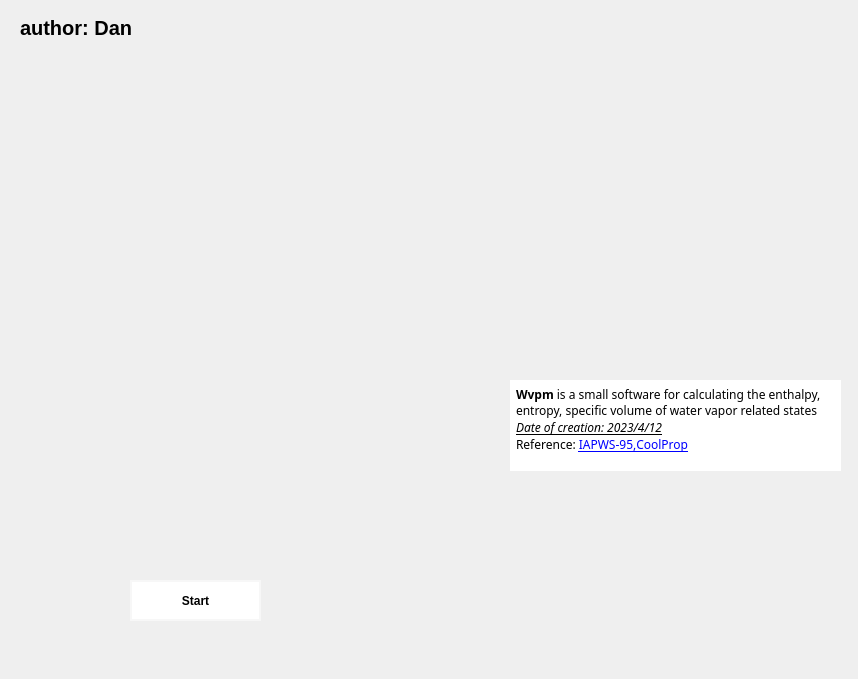
<?xml version="1.0" encoding="UTF-8"?>
<ui version="4.0">
 <class>Form</class>
 <widget class="QWidget" name="Form">
  <property name="geometry">
   <rect>
    <x>0</x>
    <y>0</y>
    <width>858</width>
    <height>679</height>
   </rect>
  </property>
  <property name="windowTitle">
   <string>Form</string>
  </property>
  <widget class="QLabel" name="label">
   <property name="geometry">
    <rect>
     <x>0</x>
     <y>0</y>
     <width>861</width>
     <height>681</height>
    </rect>
   </property>
   <property name="text">
    <string/>
   </property>
   <property name="pixmap">
    <pixmap resource="image.qrc">:/stream/image/steam.jpg</pixmap>
   </property>
   <property name="scaledContents">
    <bool>true</bool>
   </property>
   <property name="wordWrap">
    <bool>false</bool>
   </property>
  </widget>
  <widget class="QLabel" name="label_2">
   <property name="geometry">
    <rect>
     <x>20</x>
     <y>20</y>
     <width>121</width>
     <height>16</height>
    </rect>
   </property>
   <property name="font">
    <font>
     <pointsize>15</pointsize>
     <weight>75</weight>
     <bold>true</bold>
    </font>
   </property>
   <property name="text">
    <string>author: Dan</string>
   </property>
   <property name="scaledContents">
    <bool>true</bool>
   </property>
  </widget>
  <widget class="QPushButton" name="pushButton">
   <property name="geometry">
    <rect>
     <x>130</x>
     <y>580</y>
     <width>131</width>
     <height>41</height>
    </rect>
   </property>
   <property name="font">
    <font>
     <weight>75</weight>
     <bold>true</bold>
    </font>
   </property>
   <property name="acceptDrops">
    <bool>false</bool>
   </property>
   <property name="autoFillBackground">
    <bool>false</bool>
   </property>
   <property name="styleSheet">
    <string notr="true">QPushButton
{
	background: rgb(255, 255, 255);
	border: 2px solid rgb(247, 247, 247)
}
</string>
   </property>
   <property name="text">
    <string>Start</string>
   </property>
   <property name="icon">
    <iconset resource="image.qrc">
     <normaloff>:/stream/image/title.png</normaloff>:/stream/image/title.png</iconset>
   </property>
   <property name="iconSize">
    <size>
     <width>20</width>
     <height>20</height>
    </size>
   </property>
  </widget>
  <widget class="QTextEdit" name="textEdit">
   <property name="geometry">
    <rect>
     <x>510</x>
     <y>380</y>
     <width>331</width>
     <height>91</height>
    </rect>
   </property>
   <property name="font">
    <font>
     <family>Roman</family>
     <pointsize>15</pointsize>
     <weight>75</weight>
     <bold>true</bold>
    </font>
   </property>
   <property name="autoFillBackground">
    <bool>true</bool>
   </property>
   <property name="styleSheet">
    <string notr="true">border: 2px solid rgb(255, 255, 255)</string>
   </property>
   <property name="html">
    <string>&lt;!DOCTYPE HTML PUBLIC &quot;-//W3C//DTD HTML 4.0//EN&quot; &quot;http://www.w3.org/TR/REC-html40/strict.dtd&quot;&gt;
&lt;html&gt;&lt;head&gt;&lt;meta name=&quot;qrichtext&quot; content=&quot;1&quot; /&gt;&lt;style type=&quot;text/css&quot;&gt;
p, li { white-space: pre-wrap; }
&lt;/style&gt;&lt;/head&gt;&lt;body style=&quot; font-family:'Roman'; font-size:15pt; font-weight:600; font-style:normal;&quot;&gt;
&lt;p style=&quot; margin-top:0px; margin-bottom:0px; margin-left:0px; margin-right:0px; -qt-block-indent:0; text-indent:0px;&quot;&gt;&lt;span style=&quot; font-family:'SimSun'; font-size:9pt;&quot;&gt;Wvpm&lt;/span&gt;&lt;span style=&quot; font-family:'SimSun'; font-size:9pt; font-weight:400;&quot;&gt; is a small software for calculating the enthalpy, entropy, specific volume of water vapor related states&lt;/span&gt;&lt;/p&gt;
&lt;p style=&quot; margin-top:0px; margin-bottom:0px; margin-left:0px; margin-right:0px; -qt-block-indent:0; text-indent:0px;&quot;&gt;&lt;span style=&quot; font-family:'SimSun'; font-size:9pt; font-weight:400; font-style:italic; text-decoration: underline;&quot;&gt;Date of creation: 2023/4/12&lt;/span&gt;&lt;/p&gt;
&lt;p style=&quot; margin-top:0px; margin-bottom:0px; margin-left:0px; margin-right:0px; -qt-block-indent:0; text-indent:0px;&quot;&gt;&lt;span style=&quot; font-family:'SimSun'; font-size:9pt; font-weight:400;&quot;&gt;Reference: &lt;/span&gt;&lt;a href=&quot;http://www.iapws.org/relguide/IAPWS-95.html&quot;&gt;&lt;span style=&quot; font-family:'SimSun'; font-size:9pt; font-weight:400; text-decoration: underline; color:#0000ff;&quot;&gt;IAPWS-95,&lt;/span&gt;&lt;/a&gt;&lt;a href=&quot;http://www.coolprop.org/v4/&quot;&gt;&lt;span style=&quot; font-family:'SimSun'; font-size:9pt; font-weight:400; text-decoration: underline; color:#0000ff;&quot;&gt;CoolProp&lt;/span&gt;&lt;/a&gt;&lt;/p&gt;&lt;/body&gt;&lt;/html&gt;</string>
   </property>
  </widget>
 </widget>
 <resources>
  <include location="image.qrc"/>
 </resources>
 <connections/>
</ui>
